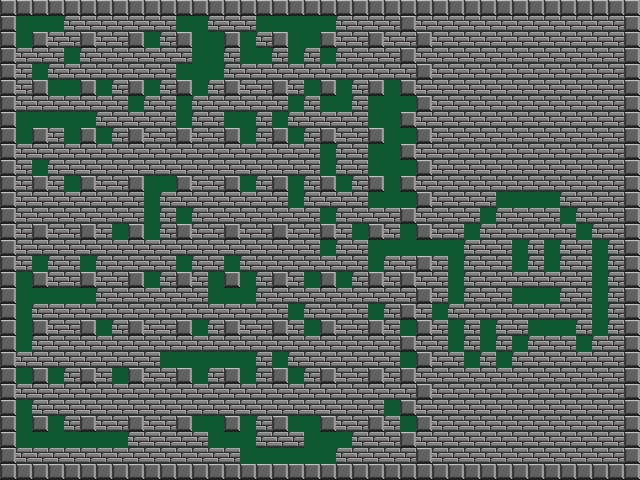

A 2D game scene composited from a Tiled map and its tileset images. What follows is a short description and the map's XML, with each tile layer's data collapsed to a summary:
An orthogonal 40x30 tile map with 16x16 px tiles, 3 tile layers (Ground, Blocks, Bricks) and 12 objects (11x EnemySpawnPoint, PlayerSpawnPoint).

<map version="1.8" tiledversion="1.8.6" orientation="orthogonal" renderorder="right-down" width="40" height="30" tilewidth="16" tileheight="16" infinite="0" nextlayerid="10" nextobjectid="13">
 <editorsettings>
  <export target="map.json" format="json" />
 </editorsettings>
 <tileset firstgid="1" name="tileset" tilewidth="16" tileheight="16" tilecount="3" columns="3">
  <properties>
   <property name="Collider" type="bool" value="false" />
  </properties>
  <image source="../sprites/tileset.png" width="48" height="16" />
  <tile id="0">
   <properties>
    <property name="Collider" type="bool" value="true" />
   </properties>
  </tile>
  <tile id="1">
   <properties>
    <property name="Collider" type="bool" value="true" />
   </properties>
  </tile>
 </tileset>
 <layer id="3" name="Ground" width="40" height="30">
  <data>[1200 cells, 1200 non-empty, 1 distinct tile ids]</data>
 </layer>
 <layer id="9" name="Blocks" width="40" height="30">
  <data>[1200 cells, 235 non-empty, 1 distinct tile ids]</data>
 </layer>
 <layer id="8" name="Bricks" width="40" height="30">
  <data>[1200 cells, 762 non-empty, 1 distinct tile ids]</data>
 </layer>
 <objectgroup id="6" name="Player">
  <object id="1" name="PlayerSpawnPoint" x="24.3333" y="20.8333">
   <point />
  </object>
 </objectgroup>
 <objectgroup id="7" name="Enemies">
  <object id="2" name="EnemySpawnPoint" x="42.5" y="296">
   <point />
  </object>
  <object id="8" name="EnemySpawnPoint" x="54.3333" y="439.833">
   <point />
  </object>
  <object id="9" name="EnemySpawnPoint" x="199.5" y="360.167">
   <point />
  </object>
  <object id="10" name="EnemySpawnPoint" x="292.5" y="453.5">
   <point />
  </object>
  <object id="11" name="EnemySpawnPoint" x="408.333" y="246.5">
   <point />
  </object>
  <object id="12" name="EnemySpawnPoint" x="376" y="105.333">
   <point />
  </object>
  <object id="3" name="EnemySpawnPoint" x="231.833" y="295.5">
   <point />
  </object>
  <object id="4" name="EnemySpawnPoint" x="199.333" y="40.6666">
   <point />
  </object>
  <object id="5" name="EnemySpawnPoint" x="39.5833" y="119.583">
   <point />
  </object>
  <object id="6" name="EnemySpawnPoint" x="152" y="185">
   <point />
  </object>
  <object id="7" name="EnemySpawnPoint" x="295" y="24.3333">
   <point />
  </object>
 </objectgroup>
</map>